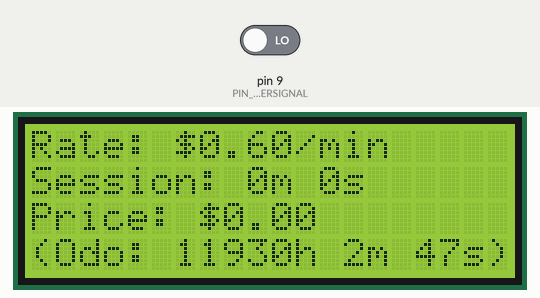
Recording of a sketch running on a simulated Arduino Uno, built with avr-gcc and run on an emulated ATmega328P. Shown: 20×4 character LCD. Inputs (shaded band) come from the test bench; at power-on: pin 9 (PIN_WELDERSIGNAL) LOW. EEPROM starts erased.

Above: at 1.4 s.
1.5 s: pin 9 (PIN_WELDERSIGNAL) driven HIGH
At 1.53 s:
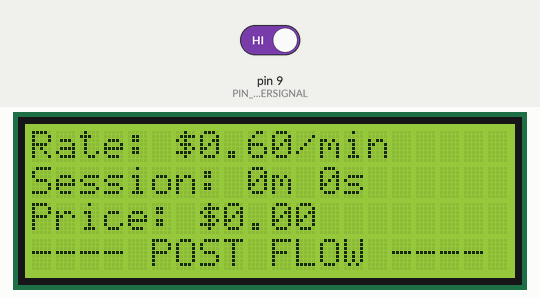
3.0 s: pin 9 (PIN_WELDERSIGNAL) driven LOW
At 3.5 s:
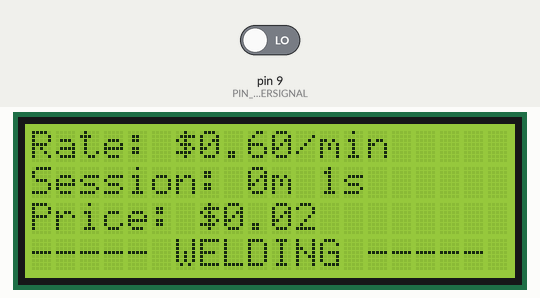
4.5 s: pin 9 (PIN_WELDERSIGNAL) driven HIGH
At 5.3 s:
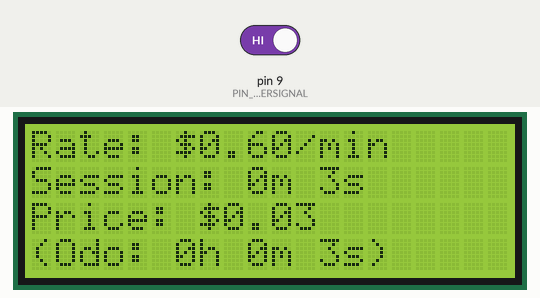
Timing chart, 0 to 7.5 s (numbered marks = the images above; inputs shaded):
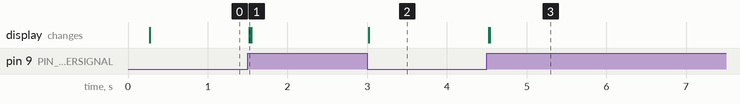

Measured:
- after the input at 1.5 s, the display: changes at once (image 1)
- after the input at 3.0 s, the display: changes at once (image 2)
- after the input at 4.5 s, the display: first changes at once (image 3 shows a later state)

The sketch:

WelderTimer_v2-1_InOperation.ino
```cpp
// MIG Welder trigger timer

//https://groups.google.com/forum/#!msg/protospace-discuss/mmDGLw4DFE4/Ga710BHeAwAJ

#include <LiquidCrystal.h>
#include <EEPROM.h>


const float PRICE_PER_MINUTE = 0.6; //Dollars per minute

const int POSTFLOW_DURATION = 0; // How long to keep the timer running after trigger is released, to account for extra gas flow
const int DISPLAY_REFRESH_INTERVAL=-1; //Set to -1 to dissable occassional refresh (might not need this anymore)
const unsigned long SLEEP_DELAY = 30 * 60000; // Incase we ever want to turn off the scree due to inactivity

// Welder and Trigger Status options
const int TRIGGER_PULLED = LOW; // User is Welding!
const int TRIGGER_OFF = HIGH; // User is not currently welding

const int STATE_OFF = 0;
const int STATE_WELDING = 1;
const int STATE_POSTFLOW = 2;

// Pins
const int LCD_PINS_RS = 12; //previous value 12
const int LCD_PINS_E = 11; // previous value 11
const int LCD_PINS_D4 = 4;
const int LCD_PINS_D5 = 3; // previous value 4
const int LCD_PINS_D6 = 2;
const int LCD_PINS_D7 = 1;

const int PIN_WELDERSIGNAL = 9; // Pin receiving on/off signal from welder (through optocoupler)


// Define Variables
unsigned long timerStart = 0; //millis reading when timer starts. Rollover safe due to unsigned
unsigned long currentTime, postflowStart = 0;
unsigned long odometer;
unsigned long displayRefreshLast = 0;

long totalWeldTime = 0; //time elapsed in milliseconds

int previousTriggerStatus, currentTriggerStatus = 0;
int currentWelderState = STATE_OFF;


//Setup LCD
LiquidCrystal lcd(LCD_PINS_RS, \
                  LCD_PINS_E, \
                  LCD_PINS_D4, \
                  LCD_PINS_D5, \
                  LCD_PINS_D6, \
                  LCD_PINS_D7);


// Print time to LCD with "##m ##s" format
void printTime(long timeValue, boolean hours, boolean minutes, boolean seconds){
	float h, m, s;
	unsigned long over;
	over = timeValue;

	if (hours){ //show hours
		h = over/360000;
		over = over % 360000;
		lcd.print(int(h)); lcd.print("h ");
	}
	if (minutes){ //show minutes
		m = over/60000;
		over = over % 60000;
		lcd.print(int(m)); lcd.print("m ");
	}
	if (seconds){ //show seconds
		s = over/1000;
		over = over % 1000;
		lcd.print(int(s)); lcd.print("s");
	}
}


// Returns the price for the time provided as timeValue.
float calculatePrice(long timeValue){
	return (timeValue/60000.0)*PRICE_PER_MINUTE;
}

// Update what is seen on the LCD
void updateDisplay(){
	lcd.clear();
	lcd.setCursor(0,0);
	lcd.print("Rate: $");
	lcd.print(PRICE_PER_MINUTE, 2);
	lcd.print("/min");

	lcd.setCursor(0,1);
	lcd.print("Session: ");
	printTime(totalWeldTime, false, true, true);

	lcd.setCursor(0,2);
	lcd.print("Price: $");
	lcd.print(calculatePrice(totalWeldTime), 2);

	// welder state information
	lcd.setCursor(0,3);
	if (currentWelderState==STATE_WELDING){
		lcd.print("----- WELDING -----");
	}
	else if(currentWelderState==STATE_POSTFLOW){
		lcd.print("---- POST FLOW ----");
	}
	else if(currentWelderState==STATE_OFF){
		// I don't think we need to display anything about the state the welder is in when it's not doing anything
    lcd.print("(Odo: ");
    printTime(odometer+totalWeldTime, true, true, true);
    lcd.print(")");
	}
}

// Simple trigger debounce test. Was getting weird stuff occasionally without this, but it was like 3am at the time and it could have been due to something else. Also the rest of the code has been revised since then
boolean debounceOK(){
	delay(10);
	return currentTriggerStatus == digitalRead(PIN_WELDERSIGNAL);
}


// Things to do when Arduino starts up
void setup() {
  delay(200); //delay to let everything settle down after powering up
  EEPROM.get(0,odometer);

  pinMode(PIN_WELDERSIGNAL, INPUT);

  lcd.begin(20, 4);

  currentTriggerStatus = digitalRead(PIN_WELDERSIGNAL);
  previousTriggerStatus = currentTriggerStatus;


  updateDisplay();
}

void loop()
{
  currentTriggerStatus = digitalRead(PIN_WELDERSIGNAL); // read the status of the trigger pin
	currentTime = millis(); // record time of last trigger check
  if (currentTriggerStatus != previousTriggerStatus) // If trigger status has changed then...
  	{
		if(debounceOK())
		{
			switch(currentTriggerStatus){
				case TRIGGER_PULLED:
					if(currentWelderState==STATE_OFF){ // Avoids clearing the timer if it hasn't finished purging gas
						timerStart=currentTime;
					}
					currentWelderState=STATE_WELDING;
					updateDisplay();
					break;
				case TRIGGER_OFF:
					currentWelderState = STATE_POSTFLOW;
					postflowStart = currentTime;
					updateDisplay();
					break;
			}
			previousTriggerStatus=currentTriggerStatus;
		}
		else{ // Trigger debounce test failed. Put things back to what it was before, and if the trigger has in fact changed status, it will be caught the next time through the loop.
			currentTriggerStatus = previousTriggerStatus;
		}
	}
	else{ //This is what normally occurs, as changes in trigger status are infrequent
		if(currentWelderState==STATE_POSTFLOW && currentTime - postflowStart > POSTFLOW_DURATION){ // Checks to see if gas post flow should end, and if so record time and update price, odometer reading, and update displate
			currentWelderState = STATE_OFF; // post flow over, therefore next stage is welder is doing nothing

			totalWeldTime += currentTime - timerStart; // calculate total weld time for this session

      EEPROM.put(0,odometer+totalWeldTime);

			timerStart=currentTime; // reset timer so it can be used for the sleep option if nothing happens for a long time.

			updateDisplay();
	  }
 }
}
```
